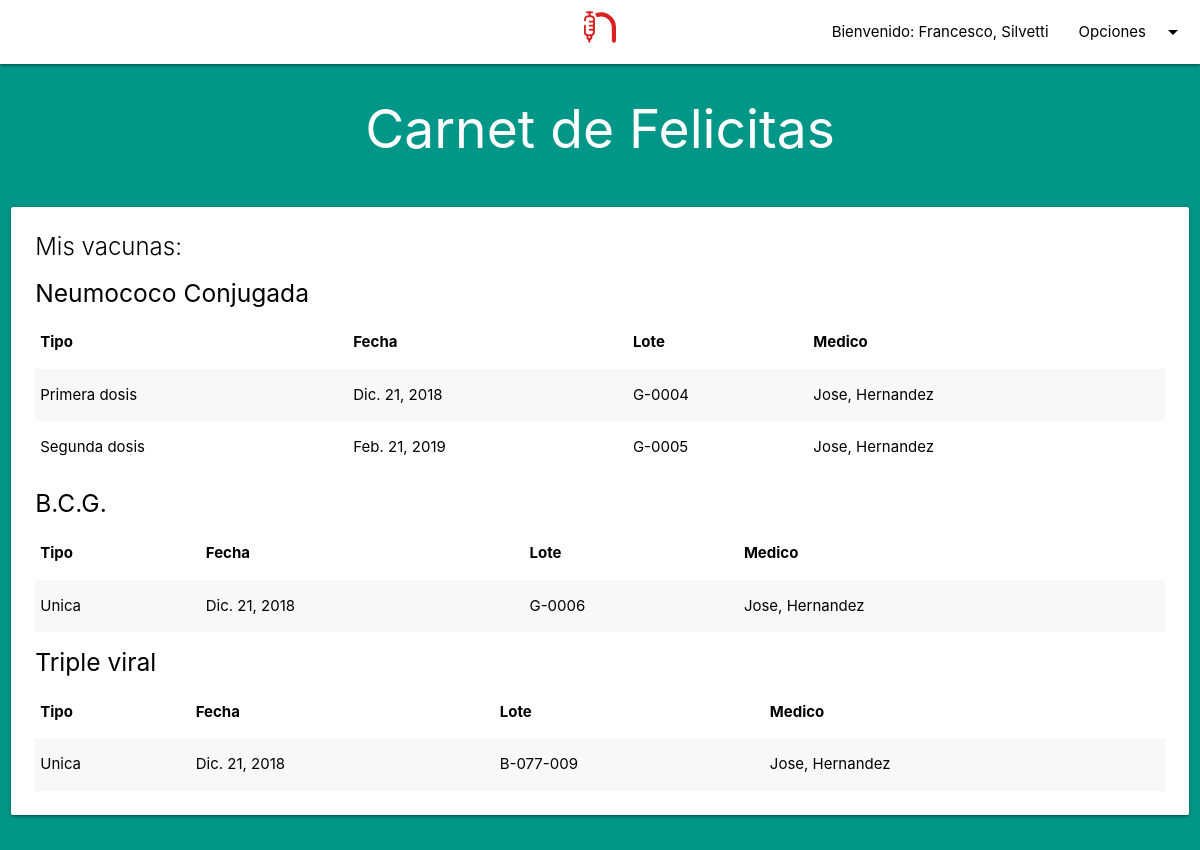
Screenshot of /vacunacion/carnet/3 (signed in) with the database file from the repository.
### accounts/models.py (models this page shows)
class User(AbstractUser):
    is_medic = models.BooleanField(null=True)
    dni = models.CharField(max_length=9, null=True, blank=False, unique=True)
    born_date = models.DateField(null=True)

### vacunacion/models.py (models this page shows, shortened)
class Carnet(models.Model):
    date_created = models.DateTimeField(auto_now_add=True)
    user = models.ForeignKey(User, null=False, on_delete=models.CASCADE, related_name='carnets')
    name = models.CharField(max_length=15, null=False, blank=False)
    last_name = models.CharField(max_length=15, null=False, blank=False)
    dni = models.CharField(max_length=9, null=True, blank=False)
    born_date = models.DateField(null=True)

class Vaccination(models.Model):
    carnet = models.ForeignKey(Carnet, on_delete=models.CASCADE, related_name='vaccinations')
    vaccine = models.ForeignKey(Vaccine, on_delete=models.CASCADE, related_name='vaccine')

class Vaccine(models.Model):
    name = models.CharField(max_length=40, null=False, blank=False)

class Dose(models.Model):
    TYPE_CHOICES = {
        ('1', 'Primera dosis'),
        ('2', 'Segunda dosis'),
        ('3', 'Tercer dosis'),
        ('4', 'Cuarta dosis'),
        ('5', 'Quinta dosis'),
        ('r', 'Refuerzo'),
        ('u', 'Unica')
    }
    vaccination = models.ForeignKey(Vaccination, on_delete=models.CASCADE, default=None, related_name='doses')
    type = models.CharField(max_length=1, choices=TYPE_CHOICES, null=False, blank=False)
    medic = models.ForeignKey(settings.AUTH_USER_MODEL, on_delete=models.CASCADE, related_name='doses')
    date = models.DateField(null=False)
    next_dose = models.DateField(null=True)
    batch_number = models.CharField(max_length=15, null=False, blank=False)

### vacunacion/views.py (the view)
# urls.py: path('carnet/<int:carnet_id>', carnet_detail, name='carnet_detail'),
def carnet_detail(request, carnet_id):
    if (request.user.is_authenticated):
        if (request.user.is_medic):
            try:
                carnet = Carnet.objects.get(id=carnet_id)
                return render(request, 'webpage/carnet_detail.html', {'carnet': carnet})
            except:
                return redirect('/')
        else:
            try:
                carnet = Carnet.objects.get(user=request.user, id=carnet_id)
                return render(request, 'webpage/carnet_detail.html', {'carnet': carnet})
            except:
                return redirect('/')

### webpage/templates/webpage/carnet_detail.html
{% extends 'base.html' %}
{% block body %}
    <div class="row">
        <div class="center-align">
            <h2 class="white-text">Carnet de {{ carnet.name }}</h2>
        </div>
    </div>
    <div class="row">
        <div class="col s12">
            <div class="card hoverable">
                <div class="card-content black-text">
                    <span class="card-title">Mis vacunas: </span>
                    {% for vaccination in carnet.vaccinations.all %}
                        <h5>{{ vaccination.vaccine.name }}</h5>
                        <table class="striped responsive-table">
                            <thead>
                            <tr>
                                <th>Tipo</th>
                                <th>Fecha</th>
                                <th>Lote</th>
                                <th>Medico</th>
                            </tr>
                            </thead>
                            <tbody>
                            {% for dose in vaccination.doses.all %}
                                <tr>
                                    <td>{{ dose.get_type_display }}</td>
                                    <td>{{ dose.date }}</td>
                                    <td>{{ dose.batch_number }}</td>
                                    <td>{{ dose.medic.first_name }}, {{ dose.medic.last_name }}</td>
                                </tr>
                            {% endfor %}
                            </tbody>
                        </table>
                    {% endfor %}
                </div>
            </div>
        </div>
    </div>
{% endblock body %}

### webpage/templates/base.html (shortened to what this page needs)
{% load static %}
<!DOCTYPE html>
<html>
<head>
    <link type="text/css" rel="stylesheet" href="{% static "webpage/materialize/css/materialize.min.css" %}"
          media="screen,projection"/>
</head>
<body class="teal">
<nav class="white">
    <div class="nav-wrapper">
        <a href="/" class="brand-logo center black-text"><img src='{% static 'webpage/logo.svg' %}'
                                                              style="height: 32px"/></a>
        <ul class="right hide-on-med-and-down">
            {% if user.is_authenticated %}
                <li><a class="black-text" href="#">Bienvenido: {{ user.first_name }}, {{ user.last_name }}</a></li>
            {% endif %}
            <li>
                <a class="dropdown-trigger black-text" href="#" data-target="account-dropdown">Opciones<i
                        class="material-icons black-text right">arrow_drop_down</i></a>
            </li>
        </ul>
    </div>
</nav>
{% block body %}
{% endblock %}
</body>
</html>

### rows the page displays
User: first_name "Francesco", last_name "Silvetti"
Carnet: name "Felicitas"
Vaccination: vaccine.name "Neumococo Conjugada"
Dose: type "Primera dosis", date "Dic. 21, 2018", batch_number "G-0004", medic.first_name "Jose", medic.last_name "Hernandez"
Dose: type "Segunda dosis", date "Feb. 21, 2019", batch_number "G-0005", medic.first_name "Jose", medic.last_name "Hernandez"
Vaccination: vaccine.name "B.C.G."
Dose: type "Unica", date "Dic. 21, 2018", batch_number "G-0006", medic.first_name "Jose", medic.last_name "Hernandez"
Vaccination: vaccine.name "Triple viral"
Dose: type "Unica", date "Dic. 21, 2018", batch_number "B-077-009", medic.first_name "Jose", medic.last_name "Hernandez"
